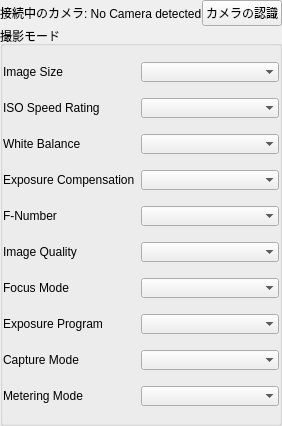
         <widget class="QWidget" name="tab_prj_cam">
          <attribute name="title">
           <string>カメラ</string>
          </attribute>
          <layout class="QVBoxLayout" name="verticalLayout_2">
           <property name="spacing">
            <number>0</number>
           </property>
           <property name="leftMargin">
            <number>0</number>
           </property>
           <property name="topMargin">
            <number>0</number>
           </property>
           <property name="rightMargin">
            <number>0</number>
           </property>
           <property name="bottomMargin">
            <number>0</number>
           </property>
           <item>
            <layout class="QHBoxLayout" name="lay_h_cam_detect">
             <property name="spacing">
              <number>0</number>
             </property>
             <item>
              <widget class="QLabel" name="lbl_cam_detected">
               <property name="sizePolicy">
                <sizepolicy hsizetype="Fixed" vsizetype="Fixed">
                 <horstretch>0</horstretch>
                 <verstretch>0</verstretch>
                </sizepolicy>
               </property>
               <property name="minimumSize">
                <size>
                 <width>200</width>
                 <height>0</height>
                </size>
               </property>
               <property name="maximumSize">
                <size>
                 <width>16777215</width>
                 <height>200</height>
                </size>
               </property>
               <property name="text">
                <string>接続中のカメラ: No Camera detected</string>
               </property>
              </widget>
             </item>
             <item>
              <widget class="QPushButton" name="btn_cam_detect">
               <property name="sizePolicy">
                <sizepolicy hsizetype="Fixed" vsizetype="Fixed">
                 <horstretch>0</horstretch>
                 <verstretch>0</verstretch>
                </sizepolicy>
               </property>
               <property name="maximumSize">
                <size>
                 <width>150</width>
                 <height>16777215</height>
                </size>
               </property>
               <property name="text">
                <string>カメラの認識</string>
               </property>
              </widget>
             </item>
            </layout>
           </item>
           <item>
            <widget class="QGroupBox" name="grp_cam">
             <property name="sizePolicy">
              <sizepolicy hsizetype="Fixed" vsizetype="Expanding">
               <horstretch>0</horstretch>
               <verstretch>0</verstretch>
              </sizepolicy>
             </property>
             <property name="minimumSize">
              <size>
               <width>0</width>
               <height>400</height>
              </size>
             </property>
             <property name="maximumSize">
              <size>
               <width>400</width>
               <height>16777215</height>
              </size>
             </property>
             <property name="title">
              <string>撮影モード</string>
             </property>
             <property name="alignment">
              <set>Qt::AlignLeading|Qt::AlignLeft|Qt::AlignTop</set>
             </property>
             <layout class="QGridLayout" name="gridLayout_4">
              <property name="leftMargin">
               <number>0</number>
              </property>
              <property name="topMargin">
               <number>0</number>
              </property>
              <property name="rightMargin">
               <number>0</number>
              </property>
              <property name="bottomMargin">
               <number>0</number>
              </property>
              <property name="spacing">
               <number>0</number>
              </property>
              <item row="7" column="0">
               <widget class="QLabel" name="lbl_cam_qoi">
                <property name="text">
                 <string>Image Quality</string>
                </property>
               </widget>
              </item>
              <item row="9" column="1">
               <widget class="QComboBox" name="cbx_cam_epg">
                <property name="frame">
                 <bool>false</bool>
                </property>
               </widget>
              </item>
              <item row="1" column="1">
               <widget class="QComboBox" name="cbx_cam_size">
                <property name="frame">
                 <bool>false</bool>
                </property>
               </widget>
              </item>
              <item row="8" column="0">
               <widget class="QLabel" name="lbl_cam_fmod">
                <property name="text">
                 <string>Focus Mode</string>
                </property>
               </widget>
              </item>
              <item row="9" column="0">
               <widget class="QLabel" name="lbl_cam_epg">
                <property name="text">
                 <string>Exposure Program</string>
                </property>
               </widget>
              </item>
              <item row="1" column="0">
               <widget class="QLabel" name="lbl_cam_size">
                <property name="sizePolicy">
                 <sizepolicy hsizetype="Fixed" vsizetype="Preferred">
                  <horstretch>0</horstretch>
                  <verstretch>0</verstretch>
                 </sizepolicy>
                </property>
                <property name="maximumSize">
                 <size>
                  <width>200</width>
                  <height>16777215</height>
                 </size>
                </property>
                <property name="text">
                 <string>Image Size</string>
                </property>
               </widget>
              </item>
              <item row="8" column="1">
               <widget class="QComboBox" name="cbx_cam_fmod">
                <property name="frame">
                 <bool>false</bool>
                </property>
               </widget>
              </item>
              <item row="3" column="0">
               <widget class="QLabel" name="lbl_cam_iso">
                <property name="maximumSize">
                 <size>
                  <width>200</width>
                  <height>16777215</height>
                 </size>
                </property>
                <property name="text">
                 <string>ISO Speed Rating</string>
                </property>
               </widget>
              </item>
              <item row="3" column="1">
               <widget class="QComboBox" name="cbx_cam_iso">
                <property name="frame">
                 <bool>false</bool>
                </property>
               </widget>
              </item>
              <item row="10" column="0">
               <widget class="QLabel" name="lbl_cam_cpt">
                <property name="text">
                 <string>Capture Mode</string>
                </property>
               </widget>
              </item>
              <item row="6" column="0">
               <widget class="QLabel" name="lbl_cam_fval">
                <property name="text">
                 <string>F-Number</string>
                </property>
               </widget>
              </item>
              <item row="4" column="0">
               <widget class="QLabel" name="lbl_cam_wht">
                <property name="maximumSize">
                 <size>
                  <width>200</width>
                  <height>16777215</height>
                 </size>
                </property>
                <property name="text">
                 <string>White Balance</string>
                </property>
               </widget>
              </item>
              <item row="10" column="1">
               <widget class="QComboBox" name="cbx_cam_cpt">
                <property name="frame">
                 <bool>false</bool>
                </property>
               </widget>
              </item>
              <item row="4" column="1">
               <widget class="QComboBox" name="cbx_cam_wht">
                <property name="frame">
                 <bool>false</bool>
                </property>
               </widget>
              </item>
              <item row="5" column="0">
               <widget class="QLabel" name="lbl_cam_exp">
                <property name="maximumSize">
                 <size>
                  <width>200</width>
                  <height>16777215</height>
                 </size>
                </property>
                <property name="text">
                 <string>Exposure Compensation</string>
                </property>
               </widget>
              </item>
              <item row="5" column="1">
               <widget class="QComboBox" name="cbx_cam_exp">
                <property name="frame">
                 <bool>false</bool>
                </property>
               </widget>
              </item>
              <item row="11" column="0">
               <widget class="QLabel" name="lbl_cam_met">
                <property name="text">
                 <string>Metering Mode</string>
                </property>
               </widget>
              </item>
              <item row="11" column="1">
               <widget class="QComboBox" name="cbx_cam_met">
                <property name="frame">
                 <bool>false</bool>
                </property>
               </widget>
              </item>
              <item row="6" column="1">
               <widget class="QComboBox" name="cbx_cam_fval">
                <property name="frame">
                 <bool>false</bool>
                </property>
               </widget>
              </item>
              <item row="7" column="1">
               <widget class="QComboBox" name="cbx_cam_qoi">
                <property name="frame">
                 <bool>false</bool>
                </property>
               </widget>
              </item>
             </layout>
            </widget>
           </item>
          </layout>
         </widget>
